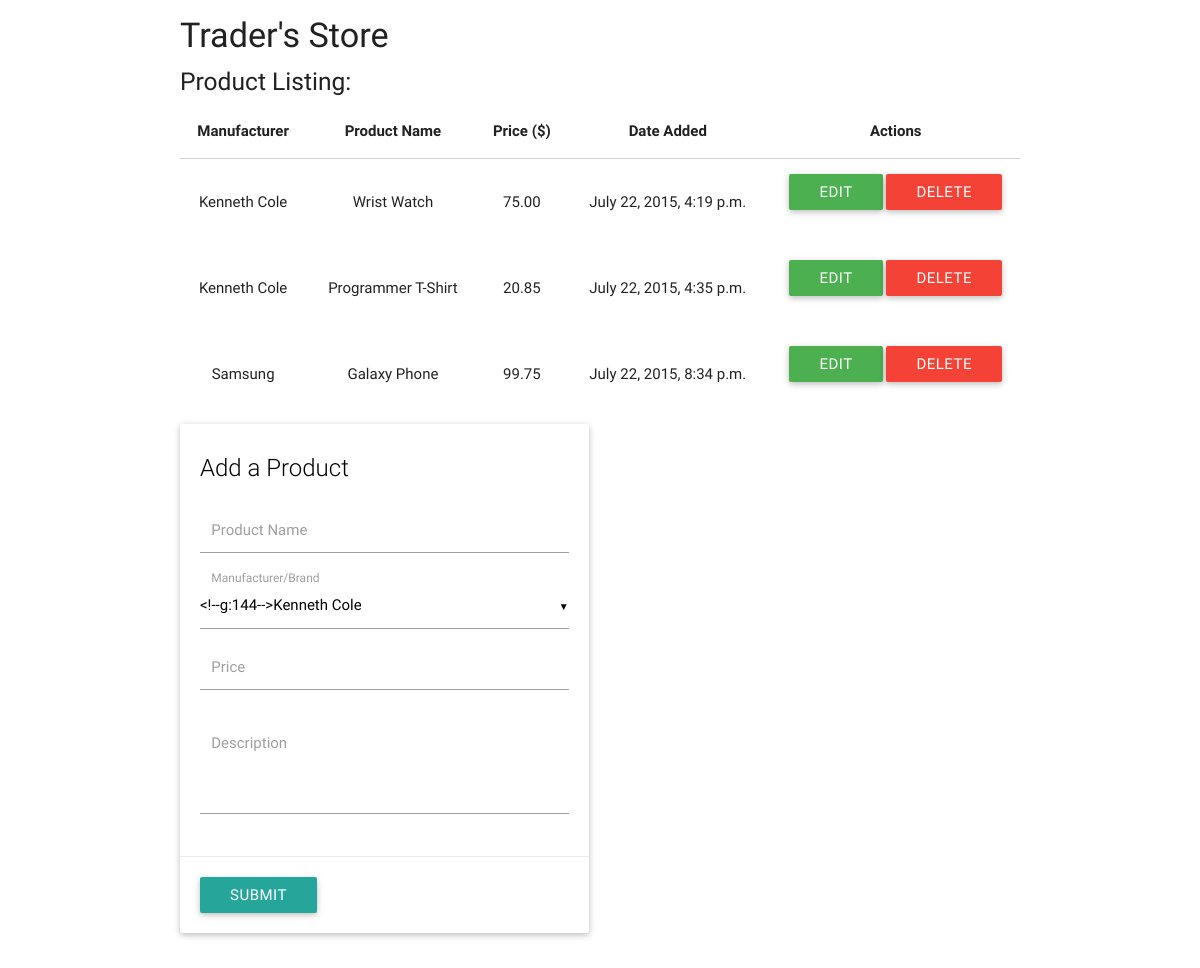
Before: / with the older database file.
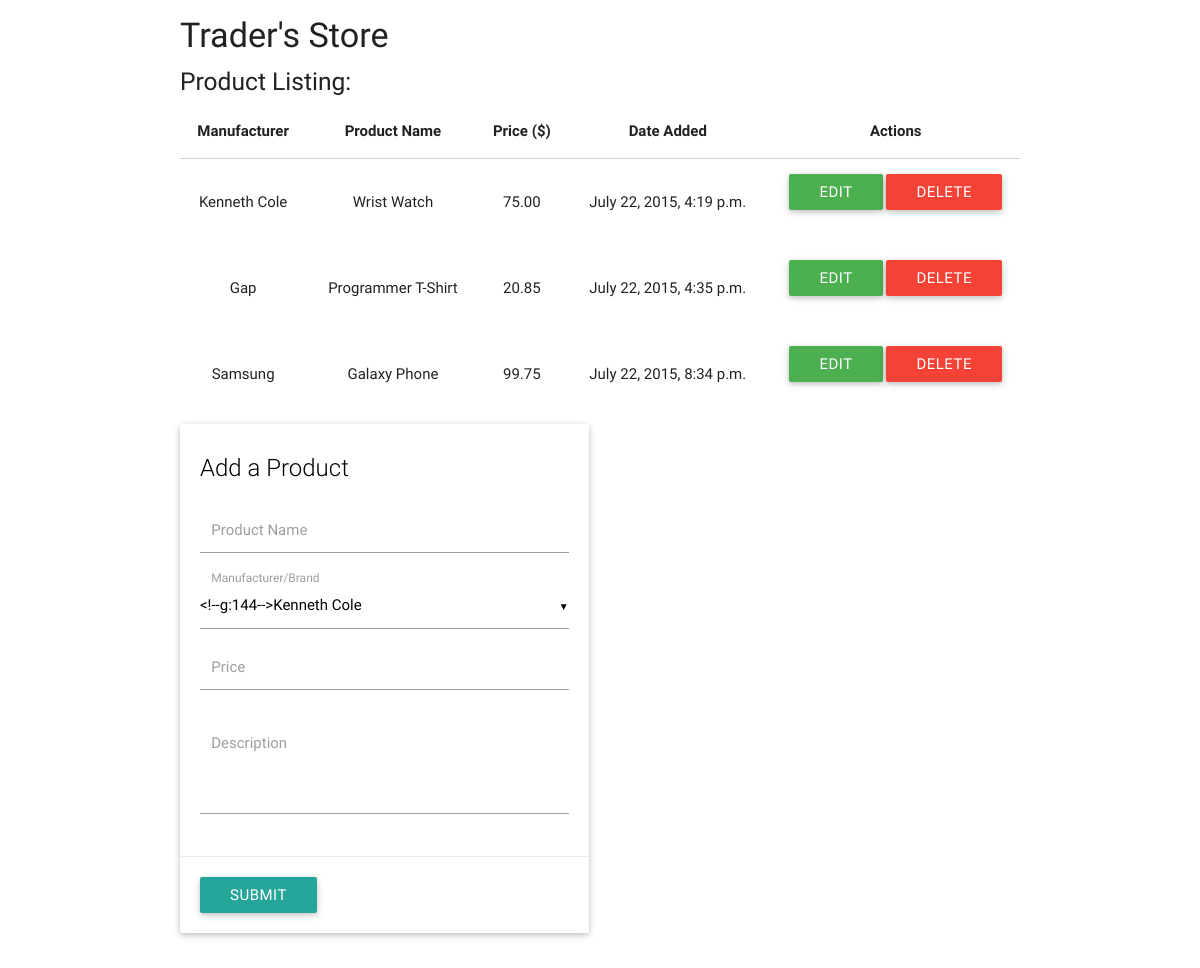
After: the same page with the newer database file.
### apps/products/models.py (models this page shows)
class Product(models.Model):
    name = models.CharField(max_length = 50)
    manufacturer = models.CharField(max_length = 50)
    price = models.DecimalField(max_digits=10,decimal_places=2)
    description = models.CharField(max_length = 50)
    created_at = models.DateTimeField(auto_now_add=True)
    updated_at = models.DateTimeField(auto_now=True)

### apps/products/views.py (the view, shortened to what this page needs)
# urls.py: url(r'^$', ProductsView.as_view()),
class ProductsView(View):
    def get(self, request):
        products = Product.objects.all()
        context = {
            'products': products,
            'form':ProductForm(),
        }
        return render(request, 'products/index.html', context)

### apps/products/forms.py
class ProductForm(forms.Form):
    name = forms.CharField(min_length=8,label='Name')
    MANUFACTURERS = [
        ('Kenneth Cole', 'Kenneth Cole'),
        ('Gap', 'Gap'),
        ('Samsung', 'Samsung'),
    ]
    manufacturer = forms.ChoiceField(choices=MANUFACTURERS)
    price = forms.DecimalField(max_digits=10,decimal_places=2,min_value = Decimal("0.01"))
    description = forms.CharField(widget=forms.Textarea(attrs={'class':'materialize-textarea'}),max_length=50)
    class Meta:
        model = Product

### apps/products/templates/products/index.html (shortened to what this page needs)
<!DOCTYPE html>
<html lang="en">
<head>
    {% load staticfiles %}
    <link rel="stylesheet" href="{% static 'products/css/materialize.css' %}">
</head>
<body>
<div class="container">
    <h4>Trader's Store</h4>
    <h5>Product Listing:</h5>
    <table class="hoverable responsive-table centered">
        <thead>
        <tr>
            <th>
                Manufacturer
            </th>
            <th>
                Product Name
            </th>
            <th>
                Price ($)
            </th>
            <th>
                Date Added
            </th>
            <th>
                Actions
            </th>
        </tr>
        </thead>
        <tbody>
        {% if products %}
            {% for product in products %}
                <tr>
                    <td>
                        {{ product.manufacturer }}
                    </td>
                    <td>
                        {{ product.name }}
                    </td>
                    <td>
                        {{ product.price }}
                    </td>
                    <td>
                        {{ product.created_at }}
                    </td>
                    <td>
                        <div class="row">
                            <form action="/products/{{product.id}}/" method = 'post'>{% csrf_token %}<a class = 'btn green' href="/products/{{product.id}}/edit">Edit</a>   <button class="btn red">Delete</button></form>
                        </div>
                    </td>
                </tr>
            {% endfor %}
        {% endif %}
        </tbody>
    </table>
    <div class="row">
        <div class="col s6">
            <div class="card hoverable">
                <div class="card-content black-text">
                    <span class="card-title black-text">Add a Product</span>
                    <form action="/products/" method = "post">
                        <div class="input-field">
                            {{form.name}}
                            <label for="name">Product Name</label>
                        </div>
                        <div class="input-field">
                            <label for="manufacturer">Manufacturer/Brand</label>
                        </div>
                        <div class="input-field">
                            {{form.price}}
                            <label for="price">Price</label>
                        </div>
                        <div class="input-field">
                            {{form.description}}
                            <label for="description">Description</label>
                        </div>
                </div>
                <div class="card-action">
                    <button class="waves-effect waves-light btn white-text">Submit</button>
                </div>
            </div>
        </div>
    </div>
</div>
</body>
</html>

Changed rows visible on the page:
changed Product "Programmer T-Shirt": manufacturer "Kenneth Cole" → "Gap"
